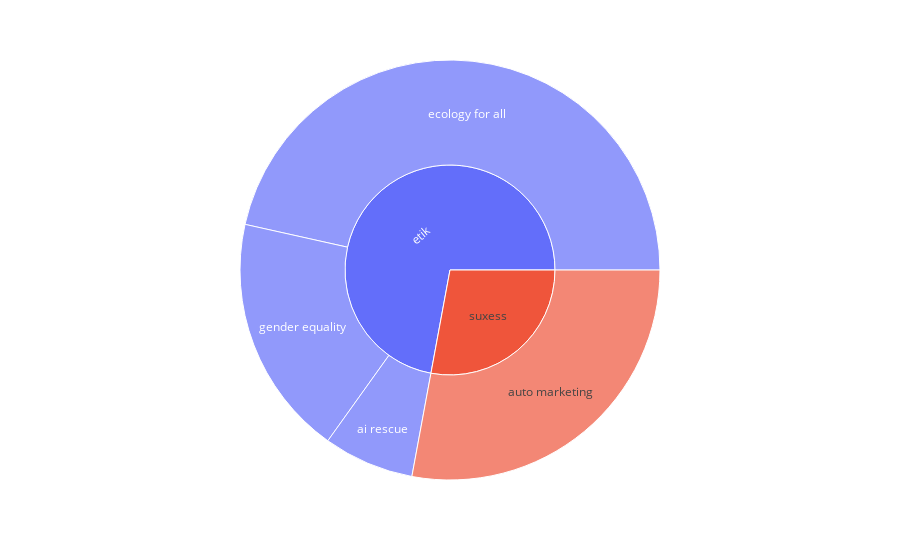

Notebook source saved alongside this figure:
### Code cell
px.sunburst(df, path=['group', 'company'], values='revenue')

### Figure 1 — Plotly figure (JSON) as saved in the notebook; plotly's stock layout.template omitted (floating-point values rounded to 4 significant figures)
{"data": [{"branchvalues": "total", "domain": {"x": [0, 1], "y": [0, 1]}, "hovertemplate": "labels=%{label}<br>revenue=%{value}<br>parent=%{parent}<br>id=%{id}<extra></extra>", "ids": ["etik/ai rescue", "suxess/auto marketing", "etik/ecology for all", "etik/gender equality", "etik", "suxess"], "labels": ["ai rescue", "auto marketing", "ecology for all", "gender equality", "etik", "suxess"], "name": "", "parents": ["etik", "suxess", "etik", "etik", "", ""], "type": "sunburst", "values": [300000, 1200000, 2000000, 800000, 3100000, 1200000]}], "layout": {"legend": {"tracegroupgap": 0}, "margin": {"t": 60}}}
